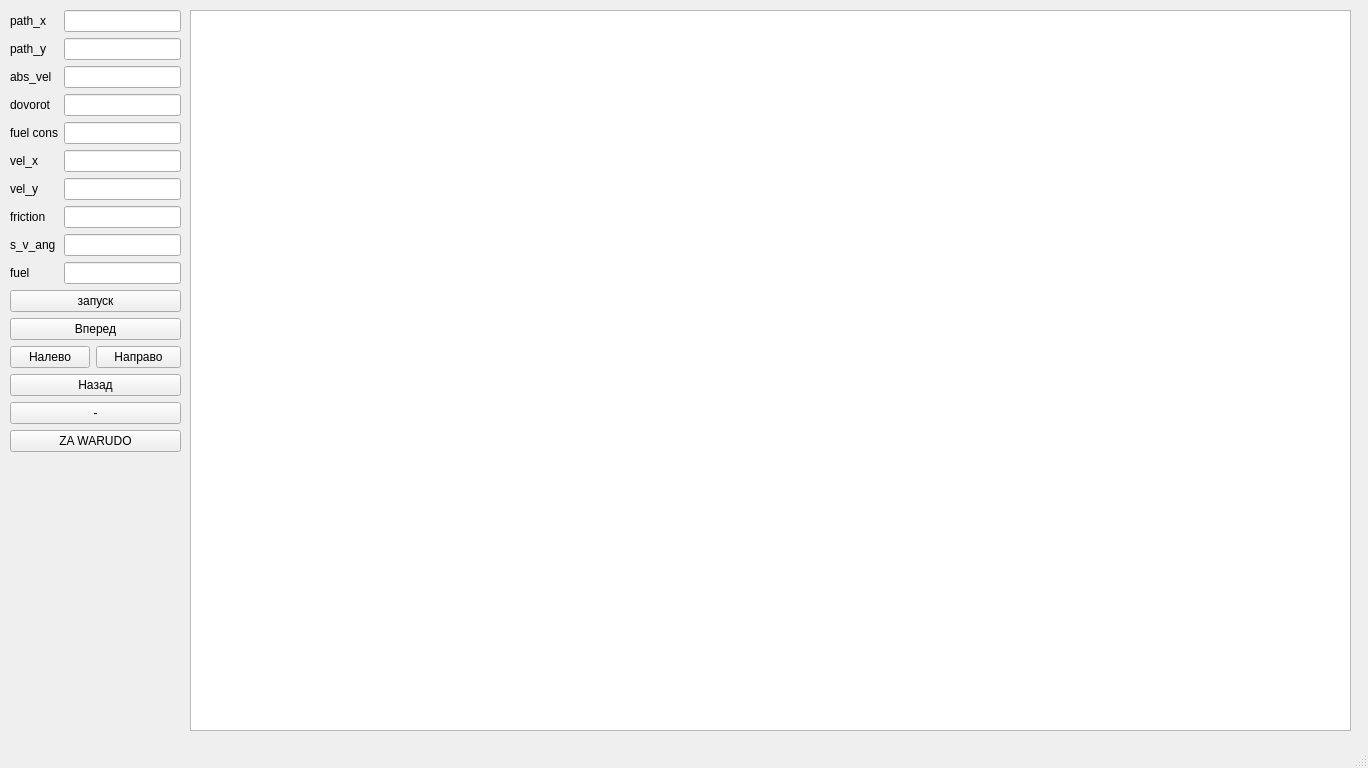
<?xml version="1.0" encoding="UTF-8"?>
<ui version="4.0">
 <class>MainWindow</class>
 <widget class="QMainWindow" name="MainWindow">
  <property name="geometry">
   <rect>
    <x>0</x>
    <y>0</y>
    <width>1368</width>
    <height>768</height>
   </rect>
  </property>
  <property name="windowTitle">
   <string>MainWindow</string>
  </property>
  <widget class="QWidget" name="centralwidget">
   <widget class="QGraphicsView" name="graphicsView">
    <property name="geometry">
     <rect>
      <x>190</x>
      <y>10</y>
      <width>1161</width>
      <height>721</height>
     </rect>
    </property>
    <property name="focusPolicy">
     <enum>Qt::StrongFocus</enum>
    </property>
   </widget>
   <widget class="QWidget" name="layoutWidget">
    <property name="geometry">
     <rect>
      <x>10</x>
      <y>10</y>
      <width>171</width>
      <height>499</height>
     </rect>
    </property>
    <layout class="QGridLayout" name="gridLayout">
     <item row="1" column="1">
      <widget class="QLineEdit" name="lineEdit_2"/>
     </item>
     <item row="0" column="1">
      <widget class="QLineEdit" name="lineEdit"/>
     </item>
     <item row="5" column="0">
      <widget class="QLabel" name="label_7">
       <property name="text">
        <string>vel_x</string>
       </property>
      </widget>
     </item>
     <item row="7" column="1">
      <widget class="QLineEdit" name="lineEdit_8"/>
     </item>
     <item row="7" column="0">
      <widget class="QLabel" name="label_8">
       <property name="text">
        <string>friction</string>
       </property>
      </widget>
     </item>
     <item row="8" column="0">
      <widget class="QLabel" name="label_9">
       <property name="text">
        <string>s_v_ang</string>
       </property>
      </widget>
     </item>
     <item row="4" column="0">
      <widget class="QLabel" name="label_5">
       <property name="text">
        <string>fuel cons</string>
       </property>
      </widget>
     </item>
     <item row="1" column="0">
      <widget class="QLabel" name="label_2">
       <property name="text">
        <string>path_y</string>
       </property>
      </widget>
     </item>
     <item row="0" column="0">
      <widget class="QLabel" name="label">
       <property name="text">
        <string>path_x</string>
       </property>
      </widget>
     </item>
     <item row="2" column="1">
      <widget class="QLineEdit" name="lineEdit_3"/>
     </item>
     <item row="6" column="1">
      <widget class="QLineEdit" name="lineEdit_7"/>
     </item>
     <item row="6" column="0">
      <widget class="QLabel" name="label_6">
       <property name="text">
        <string>vel_y</string>
       </property>
      </widget>
     </item>
     <item row="9" column="1">
      <widget class="QLineEdit" name="lineEdit_10"/>
     </item>
     <item row="3" column="1">
      <widget class="QLineEdit" name="lineEdit_4"/>
     </item>
     <item row="5" column="1">
      <widget class="QLineEdit" name="lineEdit_6"/>
     </item>
     <item row="2" column="0">
      <widget class="QLabel" name="label_3">
       <property name="text">
        <string>abs_vel</string>
       </property>
      </widget>
     </item>
     <item row="3" column="0">
      <widget class="QLabel" name="label_4">
       <property name="text">
        <string>dovorot</string>
       </property>
      </widget>
     </item>
     <item row="9" column="0">
      <widget class="QLabel" name="label_10">
       <property name="text">
        <string>fuel</string>
       </property>
      </widget>
     </item>
     <item row="4" column="1">
      <widget class="QLineEdit" name="lineEdit_5"/>
     </item>
     <item row="8" column="1">
      <widget class="QLineEdit" name="lineEdit_9"/>
     </item>
     <item row="10" column="0" colspan="2">
      <layout class="QFormLayout" name="formLayout">
       <item row="0" column="0" colspan="2">
        <widget class="QPushButton" name="pushButton">
         <property name="text">
          <string>запуск</string>
         </property>
        </widget>
       </item>
       <item row="1" column="0" colspan="2">
        <widget class="QPushButton" name="pushButton_2">
         <property name="text">
          <string>Вперед</string>
         </property>
        </widget>
       </item>
       <item row="2" column="0">
        <widget class="QPushButton" name="pushButton_4">
         <property name="text">
          <string>Налево</string>
         </property>
        </widget>
       </item>
       <item row="2" column="1">
        <widget class="QPushButton" name="pushButton_5">
         <property name="text">
          <string>Направо</string>
         </property>
        </widget>
       </item>
       <item row="3" column="0" colspan="2">
        <widget class="QPushButton" name="pushButton_3">
         <property name="text">
          <string>Назад</string>
         </property>
        </widget>
       </item>
       <item row="4" column="0" colspan="2">
        <widget class="QPushButton" name="pushButton_6">
         <property name="text">
          <string>-</string>
         </property>
        </widget>
       </item>
       <item row="5" column="0" colspan="2">
        <widget class="QPushButton" name="pushButton_7">
         <property name="text">
          <string>ZA WARUDO</string>
         </property>
        </widget>
       </item>
      </layout>
     </item>
    </layout>
   </widget>
  </widget>
  <widget class="QMenuBar" name="menubar">
   <property name="geometry">
    <rect>
     <x>0</x>
     <y>0</y>
     <width>1368</width>
     <height>20</height>
    </rect>
   </property>
  </widget>
  <widget class="QStatusBar" name="statusbar"/>
 </widget>
 <resources/>
 <connections/>
</ui>
